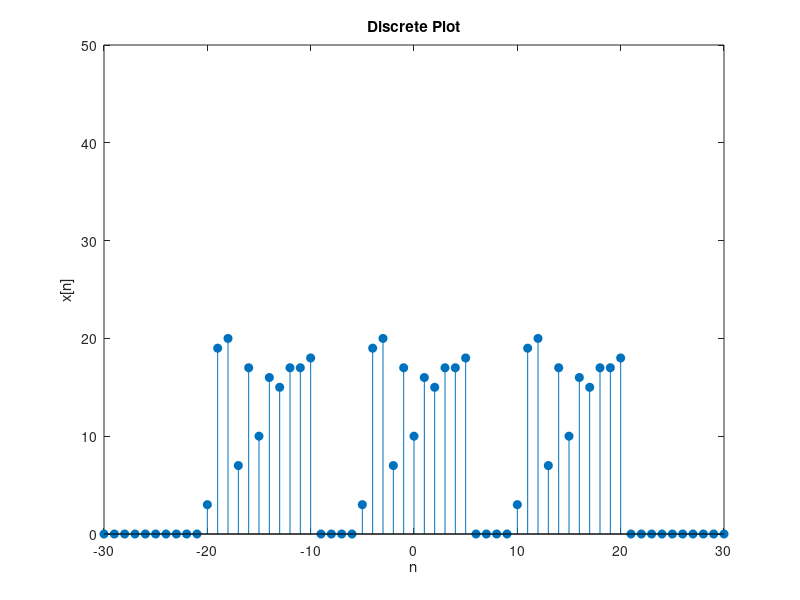

The MATLAB source for this figure:
% Define the x data points
x = -30:30;

% Initialize y with zeros
y = zeros(1, 61);

% Randomize y between 40 and 60
idx = (x >= -20) & (x <= -10) ;
y(idx) = randi([1, 20], 1, sum(idx));

period = 10;  % Define the period
idx2 = (x >= -5) & (x <= -5 + period);
y(idx2) = y(idx);
idx3 = (x >= 10) & (x <= 10 + period);
y(idx3) = y(idx);

% Create a discrete plot using stem
figure;
stem(x, y, 'filled');

% Add labels and title
xlabel('n');
ylabel('x[n]');
title('Discrete Plot');

% Get extra space in y-axis
ylim([0, 50]);